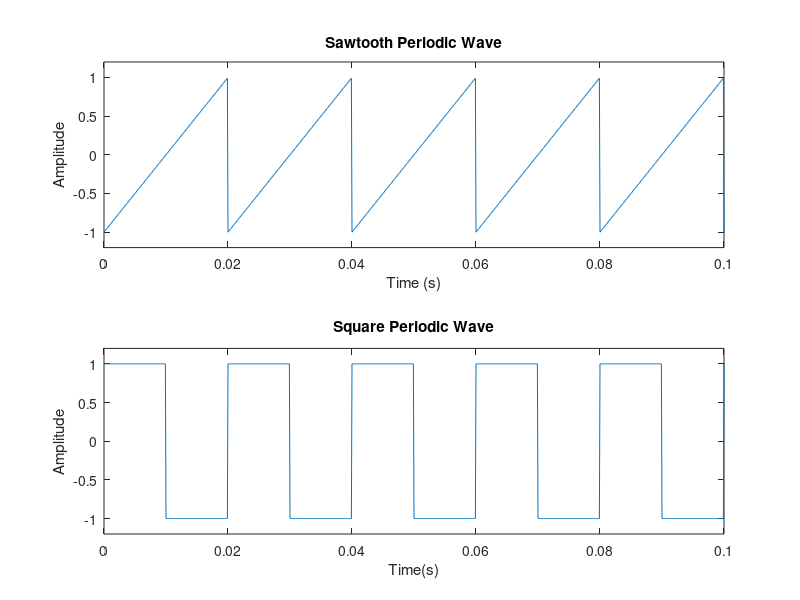

MATLAB code for this plot:
% song rang cua 
fs=10000;
t=0:1/fs:1.5;
x1=sawtooth(2*pi*50*t);
x2=square(2*pi*50*t);
subplot(211);
plot(t,x1);
axis([0 0.1 -1.2 1.2]);
xlabel('Time (s)');
ylabel('Amplitude');
title('Sawtooth Periodic Wave');
subplot(212);
plot(t,x2);
axis([0 0.1 -1.2 1.2]);
xlabel('Time(s)');
ylabel('Amplitude');
title('Square Periodic Wave');